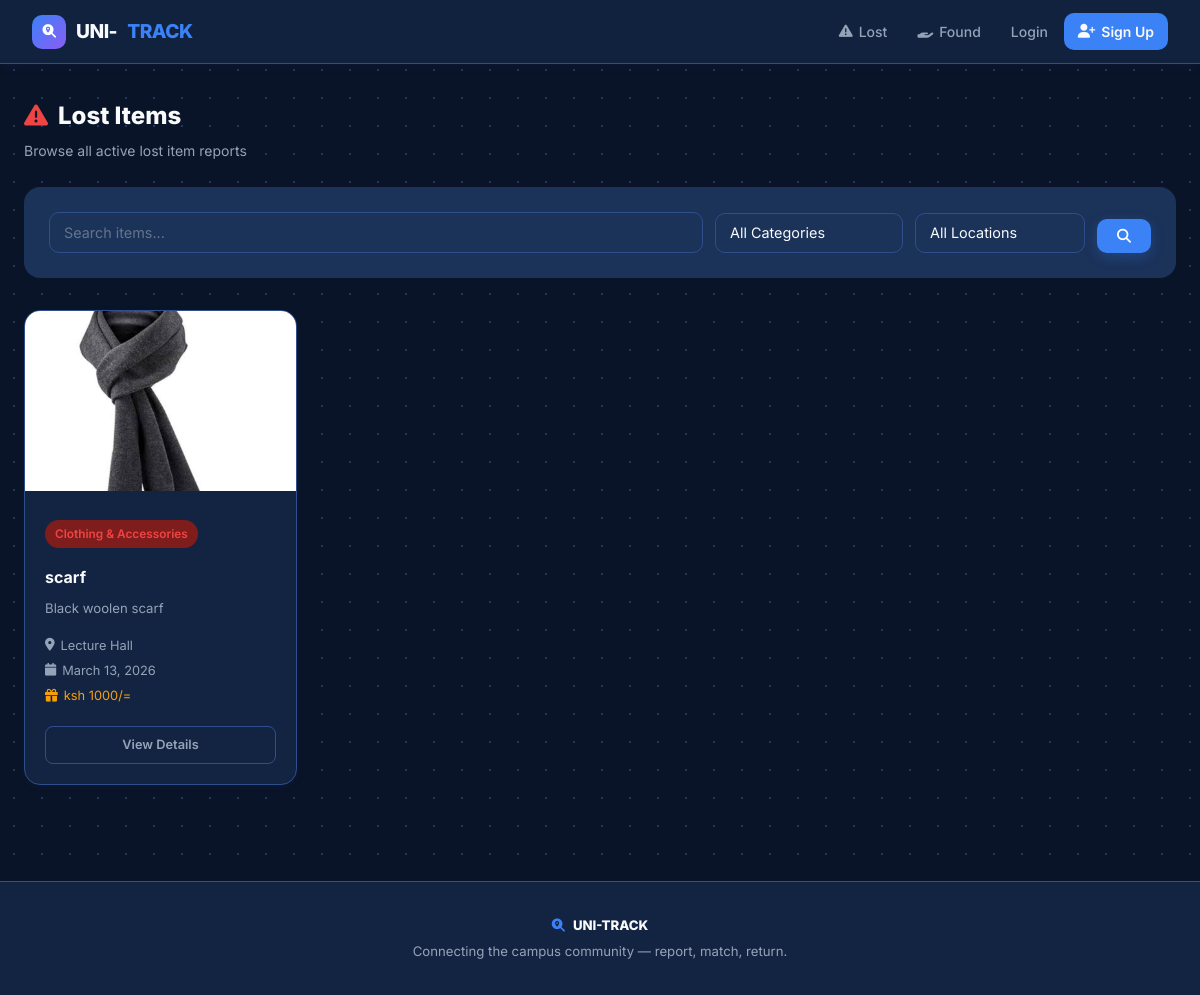
/lost/, run on an earlier commit of the app's database.
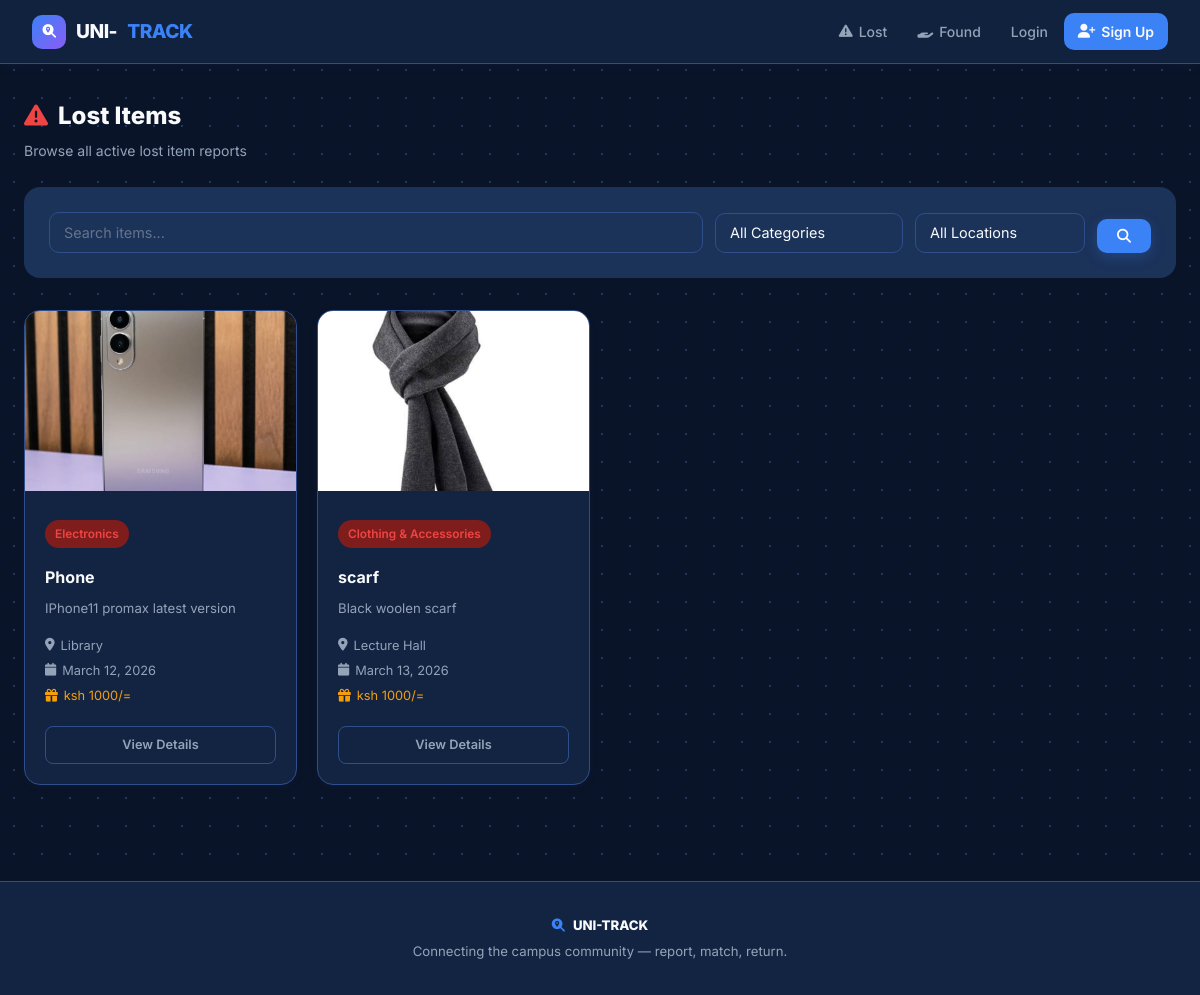
And on a later commit of the database.
### items/models.py (models this page shows, shortened)
class LostItem(models.Model):
    STATUS_CHOICES = [
        ('active', 'Active'),
        ('matched', 'Matched'),
        ('resolved', 'Resolved'),
        ('closed', 'Closed'),
    ]
    reporter = models.ForeignKey(settings.AUTH_USER_MODEL, on_delete=models.CASCADE, related_name='lost_items')
    title = models.CharField(max_length=200)
    description = models.TextField()
    category = models.CharField(max_length=50, choices=CATEGORY_CHOICES)
    location_lost = models.CharField(max_length=50, choices=LOCATION_CHOICES)
    location_detail = models.CharField(max_length=200, blank=True)
    date_lost = models.DateField()
    image = models.ImageField(upload_to='lost_items/', blank=True, null=True)
    proof_of_ownership = models.ImageField(upload_to='ownership_proof/', blank=True, null=True,
        help_text='Upload a previous photo, receipt, or any proof this item belongs to you')
    contact_email = models.EmailField(blank=True)
    contact_phone = models.CharField(max_length=15, blank=True)
    reward = models.CharField(max_length=100, blank=True)
    verif_color = models.CharField(max_length=100, blank=True,
        verbose_name='Item colour / appearance',
        help_text='Describe the exact colour, brand markings, or appearance')
    verif_distinguishing = models.CharField(max_length=200, blank=True,
        verbose_name='Distinguishing feature',
        help_text='Any scratches, stickers, engravings, or unique marks?')
    verif_secret = models.CharField(max_length=200, blank=True,
        verbose_name='Secret detail',
        help_text='Something only you would know (e.g. lock screen wallpaper, bag contents, note inside)')
    status = models.CharField(max_length=20, choices=STATUS_CHOICES, default='active')
    created_at = models.DateTimeField(auto_now_add=True)
    updated_at = models.DateTimeField(auto_now=True)
    class Meta:
        ordering = ['-created_at']

### items/views.py (the view)
# urls.py: path('lost/', views.lost_items_list, name='lost_items'),
def lost_items_list(request):
    form = ItemSearchForm(request.GET)
    items = LostItem.objects.filter(status='active')
    if form.is_valid():
        q = form.cleaned_data.get('q')
        category = form.cleaned_data.get('category')
        location = form.cleaned_data.get('location')
        if q:
            items = items.filter(Q(title__icontains=q) | Q(description__icontains=q))
        if category:
            items = items.filter(category=category)
        if location:
            items = items.filter(location_lost=location)
    return render(request, 'items/lost_list.html', {'items': items, 'form': form})

### items/forms.py
class ItemSearchForm(forms.Form):
    q = forms.CharField(required=False, label='Search', widget=forms.TextInput(
        attrs={'class': 'form-control', 'placeholder': 'Search items...'}))
    category = forms.ChoiceField(required=False,
        choices=[('', 'All Categories')] + LostItem._meta.get_field('category').choices,
        widget=forms.Select(attrs={'class': 'form-select'}))
    location = forms.ChoiceField(required=False,
        choices=[('', 'All Locations')] + LostItem._meta.get_field('location_lost').choices,
        widget=forms.Select(attrs={'class': 'form-select'}))

### templates/items/lost_list.html (shortened to what this page needs)
{% extends 'base.html' %}
{% block content %}
<div class="section-head animate-up">
  <div>
    <div class="section-title"><i class="fas fa-exclamation-triangle text-danger" style="margin-right:10px;"></i>Lost Items</div>
    <div class="section-sub">Browse all active lost item reports</div>
  </div>
</div>
<div class="card card-flat p-3 mb-4 animate-up">
  <form method="get" style="display:grid;grid-template-columns:1fr auto auto auto;gap:0.75rem;align-items:end;">
    <div>{{ form.q }}</div>
    <div>{{ form.category }}</div>
    <div>{{ form.location }}</div>
    <button type="submit" class="btn btn-primary"><i class="fas fa-search"></i></button>
  </form>
</div>
<div class="grid grid-auto">
  {% for item in items %}
  <div class="item-card animate-up">
    {% if item.image %}<img src="{{ item.image.url }}" class="item-card-img" alt="{{ item.title }}">
    {% else %}<div class="item-card-placeholder"><i class="fas fa-image"></i></div>{% endif %}
    <div class="item-card-body">
      <span class="badge badge-danger mb-2">{{ item.get_category_display }}</span>
      <div class="item-card-title">{{ item.title }}</div>
      <p class="small text-muted mb-2" style="line-height:1.5;">{{ item.description|truncatechars:75 }}</p>
      <div class="item-card-meta"><i class="fas fa-map-marker-alt"></i>{{ item.get_location_lost_display }}</div>
      <div class="item-card-meta"><i class="fas fa-calendar"></i>{{ item.date_lost }}</div>
      {% if item.reward %}<div class="item-card-meta" style="color:var(--warning);margin-top:4px;"><i class="fas fa-gift"></i>{{ item.reward }}</div>{% endif %}
      <a href="{% url 'lost_item_detail' item.pk %}" class="btn btn-outline btn-sm btn-block mt-2">View Details</a>
    </div>
  </div>
  {% empty %}
  <div class="empty-state" style="grid-column:1/-1;">
    <i class="fas fa-box-open"></i>
    <h5>No lost items found</h5>
    <p>Try adjusting your search filters</p>
  </div>
  {% endfor %}
</div>
{% endblock %}

### templates/base.html (shortened to what this page needs)
<!DOCTYPE html>
<html lang="en">
<head>
  <link rel="stylesheet" href="https://cdnjs.cloudflare.com/ajax/libs/font-awesome/6.4.0/css/all.min.css">
</head>
<body>
<nav class="navbar">
  <a href="{% url 'home' %}" class="nav-brand">
    <div class="brand-icon"><i class="fas fa-search-location" style="color:white;font-size:0.85rem;"></i></div>
    UNI-<span>TRACK</span>
  </a>
  <ul class="nav-links" id="navLinks">
    <li><a href="{% url 'lost_items' %}"><i class="fas fa-exclamation-triangle"></i> Lost</a></li>
    <li><a href="{% url 'found_items' %}"><i class="fas fa-hand-holding"></i> Found</a></li>
    {% if user.is_authenticated %}
    <li class="nav-dropdown">
      <a href="#"><i class="fas fa-plus-circle"></i> Report <i class="fas fa-chevron-down" style="font-size:.65rem;opacity:.5;"></i></a>
      <div class="dropdown-menu">
        <a href="{% url 'report_lost' %}"><i class="fas fa-minus-circle text-danger"></i> Report Lost</a>
        <a href="{% url 'report_found' %}"><i class="fas fa-plus-circle text-success"></i> Report Found</a>
      </div>
    </li>
    {% if user.is_admin_user %}
    <li><a href="{% url 'admin_dashboard' %}"><i class="fas fa-tachometer-alt"></i> Admin</a></li>
    {% endif %}
    <li class="notif-wrap">
      <a href="{% url 'notifications' %}"><i class="fas fa-bell"></i>
        <span class="notif-dot" id="notifDot"></span>
      </a>
    </li>
    <li class="nav-dropdown">
      <a href="#" class="nav-pill">
        <i class="fas fa-user-circle"></i> {{ user.first_name|default:user.username }}
        <i class="fas fa-chevron-down" style="font-size:.65rem;opacity:.5;"></i>
      </a>
      <div class="dropdown-menu">
        <a href="{% url 'my_items' %}"><i class="fas fa-list"></i> My Items</a>
        <a href="{% url 'profile' %}"><i class="fas fa-cog"></i> Profile</a>
        <div class="dropdown-divider"></div>
        <a href="{% url 'logout' %}" class="danger"><i class="fas fa-sign-out-alt"></i> Logout</a>
      </div>
    </li>
    {% else %}
    <li><a href="{% url 'login' %}">Login</a></li>
    <li><a href="{% url 'register' %}" class="nav-cta"><i class="fas fa-user-plus"></i> Sign Up</a></li>
    {% endif %}
  </ul>
</nav>
<div class="main-container">
  {% block content %}{% endblock %}
</div>
<footer>
  <div class="footer-brand"><i class="fas fa-search-location" style="margin-right:8px;color:var(--primary);"></i>UNI-TRACK</div>
  <div>Connecting the campus community — report, match, return.</div>
</footer>
</body>
</html>

What changed in the data, as far as the page shows it:
added LostItem: image (picture), category "Electronics", title "Phone", description "IPhone11 promax latest version", location_lost "Library", date_lost "March 12, 2026", reward "ksh 1000/="
